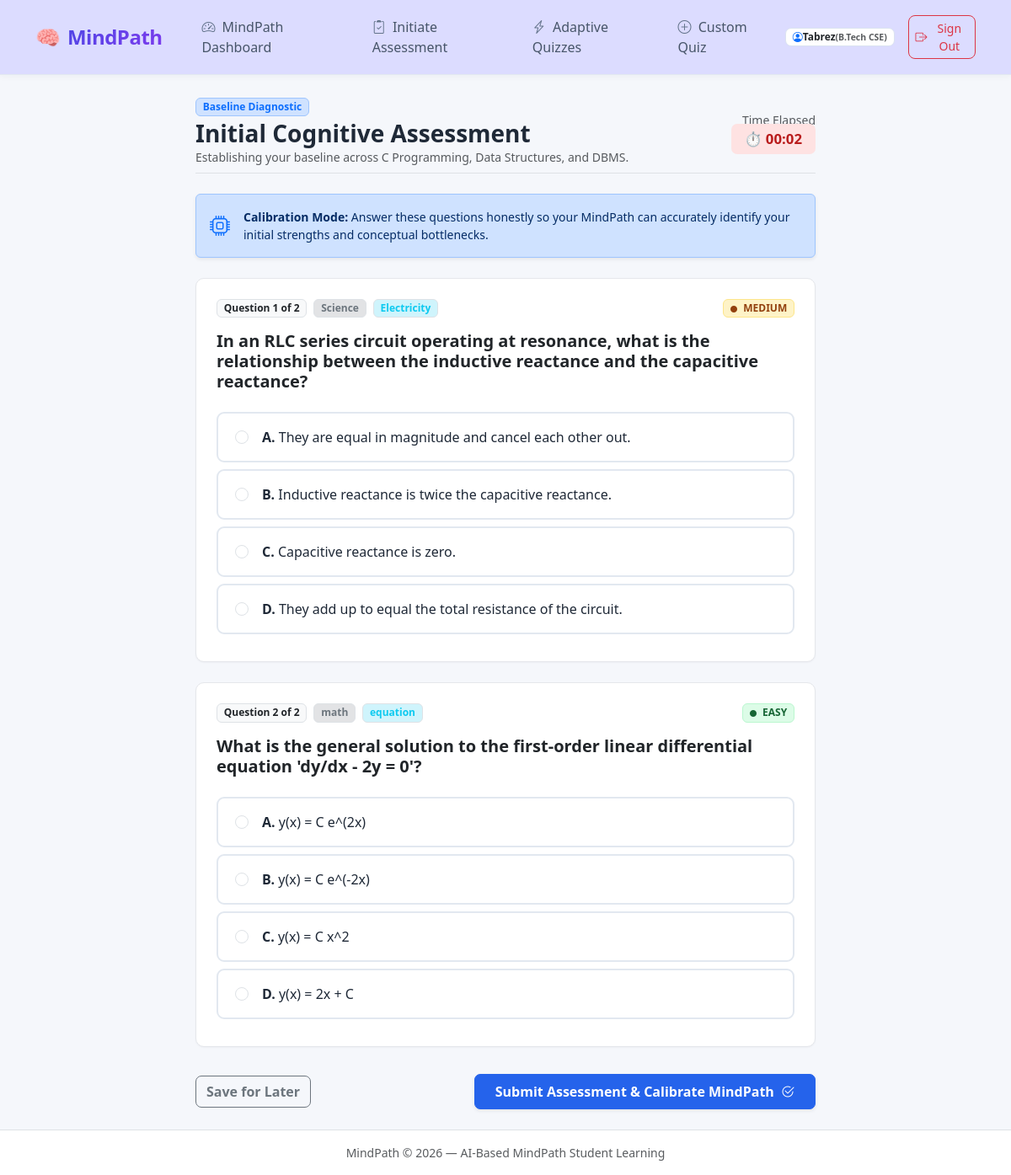
The app's page /assessment (signed in) with its own data.
### tables this page shows
CREATE TABLE users (
        id INTEGER PRIMARY KEY AUTOINCREMENT,
        name TEXT NOT NULL,
        email TEXT UNIQUE NOT NULL,
        created_at TIMESTAMP DEFAULT CURRENT_TIMESTAMP
    , password_hash TEXT DEFAULT '', course TEXT DEFAULT '', academic_year TEXT DEFAULT '', learning_goal TEXT DEFAULT '', role TEXT DEFAULT 'student');

CREATE TABLE topics (
        id INTEGER PRIMARY KEY AUTOINCREMENT,
        subject TEXT NOT NULL,
        name TEXT NOT NULL,
        description TEXT
    , is_generated INTEGER NOT NULL DEFAULT 0, created_at TIMESTAMP DEFAULT '2000-01-01 00:00:00');

CREATE TABLE "questions" (
                id INTEGER PRIMARY KEY AUTOINCREMENT,
                topic_id INTEGER NOT NULL,
                question_text TEXT NOT NULL,
                option_a TEXT NOT NULL,
                option_b TEXT NOT NULL,
                option_c TEXT NOT NULL,
                option_d TEXT NOT NULL,
                correct_option TEXT NOT NULL,
                difficulty TEXT NOT NULL CHECK(difficulty IN ('easy', 'medium', 'hard')),
                explanation TEXT,
                FOREIGN KEY (topic_id) REFERENCES topics (id) ON DELETE CASCADE
            );

### app.py (the view)
@app.route('/assessment', endpoint='assessment')
@login_required
def assessment():
    user = get_current_user()
    assessment_token = secrets.token_hex(16)
    session['assessment_token'] = assessment_token
    questions = get_initial_assessment_questions(num_per_topic=1)
    return render_template(
        'assessment.html',
        current_user=user,
        questions=questions,
        assessment_token=assessment_token
    )

### app.py (called while the page is built)
def generate_csrf_token():
    if '_csrf_token' not in session:
        session['_csrf_token'] = secrets.token_hex(32)
    return session['_csrf_token']

@app.before_request
def csrf_protect():
    if request.method == "POST":
        token = request.form.get('csrf_token') or request.headers.get('X-CSRFToken')
        session_token = session.get('_csrf_token')
        if not token or not session_token or not secrets.compare_digest(token, session_token):
            flash("Security check failed (CSRF token missing or expired). Please try again.", "danger")
            if request.is_json or request.path.startswith('/api/'):
                return jsonify({"error": "CSRF validation failed"}), 400
            return redirect(request.referrer or url_for('login'))

def login_required(f):
    @wraps(f)
    def decorated_function(*args, **kwargs):
        if 'user_id' not in session:
            flash("Please sign in to access this page.", "warning")
            return redirect(url_for('login', next=request.path))
        return f(*args, **kwargs)
    return decorated_function

def get_current_user():
    user_id = session.get('user_id')
    if not user_id:
        return None
    return get_user_by_id(user_id)

@app.context_processor
def inject_user():
    return dict(current_user=get_current_user())

### database.py (called while the page is built)
def get_db_path():
    return os.environ.get('LEARNTWIN_DB_PATH', os.path.join(os.path.dirname(__file__), 'learntwin.db'))

def get_connection(db_path=None, timeout=30.0):
    target_path = db_path or get_db_path()
    conn = sqlite3.connect(target_path, timeout=timeout)
    conn.row_factory = sqlite3.Row
    conn.execute(f"PRAGMA busy_timeout = {int(timeout * 1000)}")
    conn.execute("PRAGMA foreign_keys = ON")
    return conn

def get_user_by_id(user_id, db_path=None):
    if not user_id:
        return None
    conn = get_connection(db_path)
    try:
        cursor = conn.cursor()
        cursor.execute("SELECT id, name, email, course, academic_year, learning_goal, role, created_at FROM users WHERE id = ?", (user_id,))
        row = cursor.fetchone()
        return dict(row) if row else None
    finally:
        conn.close()

### templates/assessment.html (shortened to what this page needs)
{% extends "base.html" %}
{% block content %}
<div class="row justify-content-center">
    <div class="col-12 col-lg-8">
        <div class="d-flex justify-content-between align-items-center mb-4 pb-2 border-bottom">
            <div>
                <span class="badge bg-primary-subtle text-primary border border-primary-subtle mb-1">Baseline Diagnostic</span>
                <h3 class="fw-bold mb-0">Initial Cognitive Assessment</h3>
                <p class="text-muted small mb-0">Establishing your baseline across C Programming, Data Structures, and DBMS.</p>
            </div>
            <div class="d-flex align-items-center gap-3">
                <div class="text-end d-none d-sm-block">
                    <span class="small text-muted d-block">Time Elapsed</span>
                    <span class="timer-pill" id="timer-display">⏱️ 00:00</span>
                </div>
            </div>
        </div>
        <div class="alert alert-primary py-3 px-3 small d-flex align-items-center gap-3 mb-4 shadow-sm">
            <i class="bi bi-cpu fs-4 text-primary"></i>
            <div>
                <strong>Calibration Mode:</strong> Answer these questions honestly so your MindPath can accurately identify your initial strengths and conceptual bottlenecks.
            </div>
        </div>
        <form method="POST" action="{{ url_for('submit_assessment') }}" id="quiz-form">
            {% for q in questions %}
            <div class="twin-card p-4 mb-4">
                <div class="d-flex justify-content-between align-items-center mb-3">
                    <div class="d-flex align-items-center gap-2">
                        <span class="badge bg-light text-dark border fw-bold">Question {{ loop.index }} of {{ questions|length }}</span>
                        <span class="badge bg-secondary-subtle text-secondary border">{{ q.subject }}</span>
                        <span class="badge bg-info-subtle text-info border">{{ q.topic_name }}</span>
                    </div>
                    {% if q.difficulty == 'easy' %}
                    <span class="badge badge-strong"><i class="bi bi-circle-fill me-1" style="font-size: 0.5rem;"></i> EASY</span>
                    {% elif q.difficulty == 'medium' %}
                    <span class="badge badge-average"><i class="bi bi-circle-fill me-1" style="font-size: 0.5rem;"></i> MEDIUM</span>
                    {% else %}
                    <span class="badge badge-weak"><i class="bi bi-circle-fill me-1" style="font-size: 0.5rem;"></i> HARD</span>
                    {% endif %}
                </div>
                <h5 class="fw-semibold mb-4 text-dark">{{ q.question_text }}</h5>
                <div class="d-flex flex-column gap-2 mb-2">
                    <label class="quiz-option-card d-flex align-items-center gap-3">
                        <input type="radio" class="form-check-input my-0" name="question_{{ q.id }}" value="A" required>
                        <span class="quiz-option-label"><strong>A.</strong> {{ q.option_a }}</span>
                    </label>
                    <label class="quiz-option-card d-flex align-items-center gap-3">
                        <input type="radio" class="form-check-input my-0" name="question_{{ q.id }}" value="B">
                        <span class="quiz-option-label"><strong>B.</strong> {{ q.option_b }}</span>
                    </label>
                    <label class="quiz-option-card d-flex align-items-center gap-3">
                        <input type="radio" class="form-check-input my-0" name="question_{{ q.id }}" value="C">
                        <span class="quiz-option-label"><strong>C.</strong> {{ q.option_c }}</span>
                    </label>
                    <label class="quiz-option-card d-flex align-items-center gap-3">
                        <input type="radio" class="form-check-input my-0" name="question_{{ q.id }}" value="D">
                        <span class="quiz-option-label"><strong>D.</strong> {{ q.option_d }}</span>
                    </label>
                </div>
            </div>
            {% endfor %}
            <div class="d-flex justify-content-between align-items-center mt-4 pt-2">
                <a href="{{ url_for('dashboard') }}" class="btn btn-outline-secondary">Save for Later</a>
                <button type="submit" class="btn btn-primary px-4 py-2 fw-semibold shadow-sm">
                    Submit Assessment & Calibrate MindPath <i class="bi bi-check2-circle ms-1"></i>
                </button>
            </div>
        </form>
    </div>
</div>
{% endblock %}

### templates/base.html (shortened to what this page needs)
<!DOCTYPE html>
<html lang="en">
<head>
    <link href="https://cdn.jsdelivr.net/npm/bootstrap@5.3.3/dist/css/bootstrap.min.css" rel="stylesheet">
    <link rel="stylesheet" href="https://cdn.jsdelivr.net/npm/bootstrap-icons@1.11.3/font/bootstrap-icons.min.css">
    <link rel="stylesheet" href="{{ url_for('static', filename='css/style.css') }}">
</head>
<body>
    <nav class="navbar navbar-expand-lg navbar-light bg-white border-bottom sticky-top">
        <div class="container">
            <a class="navbar-brand d-flex align-items-center gap-2"
                href="{{ url_for('dashboard') if current_user else url_for('login') }}">
                <span class="fs-4">🧠</span>
                <span class="brand-logo fs-4">MindPath</span>
            </a>
            <div class="collapse navbar-collapse" id="navContent">
                <ul class="navbar-nav me-auto mb-2 mb-lg-0 ms-lg-3">
                    {% if current_user %}
                    <li class="nav-item">
                        <a class="nav-link {% if request.endpoint == 'dashboard' %}active fw-semibold text-primary{% endif %}"
                            href="{{ url_for('dashboard') }}">
                            <i class="bi bi-speedometer2 me-1"></i> MindPath Dashboard
                        </a>
                    </li>
                    <li class="nav-item">
                        <a class="nav-link {% if request.endpoint == 'initial_assessment' %}active fw-semibold text-primary{% endif %}"
                            href="{{ url_for('assessment') }}">
                            <i class="bi bi-clipboard2-check me-1"></i> Initiate Assessment
                        </a>
                    </li>
                    <li class="nav-item">
                        <a class="nav-link {% if request.endpoint in ['select_quiz', 'take_quiz'] %}active fw-semibold text-primary{% endif %}"
                            href="{{ url_for('select_quiz') }}">
                            <i class="bi bi-lightning-charge me-1"></i> Adaptive Quizzes
                        </a>
                    </li>
                    <li class="nav-item">
                        <a class="nav-link {% if request.endpoint == 'custom_quiz' %}active fw-semibold text-primary{% endif %}"
                            href="{{ url_for('custom_quiz') }}">
                            <i class="bi bi-plus-circle me-1"></i> Custom Quiz
                        </a>
                    </li>
                    {% endif %}
                </ul>
                <div class="d-flex align-items-center gap-2">
                    {% if current_user %}
                    <div class="d-flex align-items-center gap-2 me-2">
                        <span class="badge bg-light text-dark border px-2.5 py-1.5 d-flex align-items-center gap-1.5">
                            <i class="bi bi-person-circle text-primary"></i>
                            <span class="fw-semibold">{{ current_user.name }}</span>
                            {% if current_user.course %}
                            <span class="text-muted small">({{ current_user.course }})</span>
                            {% endif %}
                        </span>
                    </div>
                    <form action="{{ url_for('logout') }}" method="POST" class="m-0">
                        <button type="submit" class="btn btn-outline-danger btn-sm d-flex align-items-center gap-1">
                            <i class="bi bi-box-arrow-right"></i> Sign Out
                        </button>
                    </form>
                    {% else %}
                    <a href="{{ url_for('login') }}" class="btn btn-outline-primary btn-sm px-3">Sign In</a>
                    <a href="{{ url_for('register') }}" class="btn btn-primary btn-sm px-3">Register</a>
                    {% endif %}
                </div>
            </div>
        </div>
    </nav>
    <main class="container my-4 flex-grow-1">
        {% if error_title %}
        <div class="text-center py-5">
            <h1 class="display-4 fw-bold text-danger">{{ error_title }}</h1>
            <p class="lead text-muted">{{ error_message }}</p>
            <a href="{{ url_for('dashboard') if current_user else url_for('login') }}"
                class="btn btn-primary mt-3">Return Home</a>
        </div>
        {% else %}
        {% block content %}{% endblock %}
        {% endif %}
    </main>
    <footer class="bg-white border-top py-3 mt-auto">
        <div class="container text-center text-muted small">
            <span>MindPath &copy; 2026 — AI-Based MindPath Student Learning</span>
        </div>
    </footer>
</body>
</html>

### static/css/style.css (style rules this page uses)
:root { --primary: #2563eb; --primary-hover: #1d4ed8; --success: #16a34a; --warning: #d97706; --danger: #dc2626; --page-bg: #f5f7fb; --card-bg: #ffffff; --card-border: #e5e7eb; --text-main: #1f2937; --text-muted: #6b7280; --radius: 10px; }
html { scroll-behavior: smooth; }
body { font-family: "Segoe UI", system-ui, -apple-system, BlinkMacSystemFont, sans-serif; background: var(--page-bg); color: var(--text-main); min-height: 100vh; display: flex; flex-direction: column; }
main { flex: 1; }
.navbar { background: #dcdcff !important; border-bottom: 1px solid #e2e8f0 !important; box-shadow: 0 2px 8px rgba(30, 41, 59, 0.04); min-height: 72px; }
.navbar .container { min-height: 72px; }
.navbar-brand { color: #1e3a8a !important; }
.brand-logo { font-weight: 800; letter-spacing: -0.5px; background: linear-gradient(135deg, #4f46e5 0%, #7c3aed 100%); -webkit-background-clip: text; -webkit-text-fill-color: transparent; }
.navbar .nav-link { color: #475569 !important; font-weight: 500; padding: 0.65rem 0.8rem !important; border-radius: 8px; margin: 0 2px; transition: all 0.2s ease; }
.navbar .nav-link i { color: #64748b; transition: color 0.2s ease; }
.navbar .badge { border-radius: 7px; }
.navbar .d-flex .badge { background: #ffffff !important; border-color: #dbe3f0 !important; }
.navbar .btn-outline-danger { border-radius: 8px; font-weight: 500; transition: all 0.2s ease; }
.mindpath-card, .twin-card { background: var(--card-bg); border: 1px solid var(--card-border); border-radius: var(--radius); box-shadow: 0 1px 2px rgba(15, 23, 42, 0.04); transition: box-shadow 0.2s ease, border-color 0.2s ease; }
.badge-strong { background-color: #dcfce7; color: #166534; font-weight: 650; border: 1px solid #bbf7d0; }
.badge-average { background-color: #fef3c7; color: #92400e; font-weight: 650; border: 1px solid #fde68a; }
.btn { border-radius: 7px; font-weight: 600; }
.btn-primary { background-color: var(--primary); border-color: var(--primary); }
.quiz-option-card { border: 2px solid #e2e8f0; border-radius: 9px; padding: 1rem 1.25rem; cursor: pointer; transition: border-color 0.15s ease, background-color 0.15s ease; background: #ffffff; }
.timer-pill { font-size: 1.05rem; font-weight: 700; background-color: #fee2e2; color: #b91c1c; padding: 0.4rem 1rem; border-radius: 7px; }

### records on screen
users: name "Tabrez", course "B.Tech CSE"
topics: subject "Science", topic_name "Electricity"
questions: difficulty "medium" (drawn), question_text "In an RLC series circuit operating at resonance, what is the relationship between the inductive reactance and the capacitive reactance?", option_a "They are equal in magnitude and cancel each other out.", option_b "Inductive reactance is twice the capacitive reactance.", option_c "Capacitive reactance is zero.", option_d "They add up to equal the total resistance of the circuit."
topics: subject "math", topic_name "equation"
questions: difficulty "easy" (drawn), question_text "What is the general solution to the first-order linear differential equation 'dy/dx - 2y = 0'?", option_a "y(x) = C e^(2x)", option_b "y(x) = C e^(-2x)", option_c "y(x) = C x^2", option_d "y(x) = 2x + C"

### other values on screen
{{ questions|length }} "2" "2"
